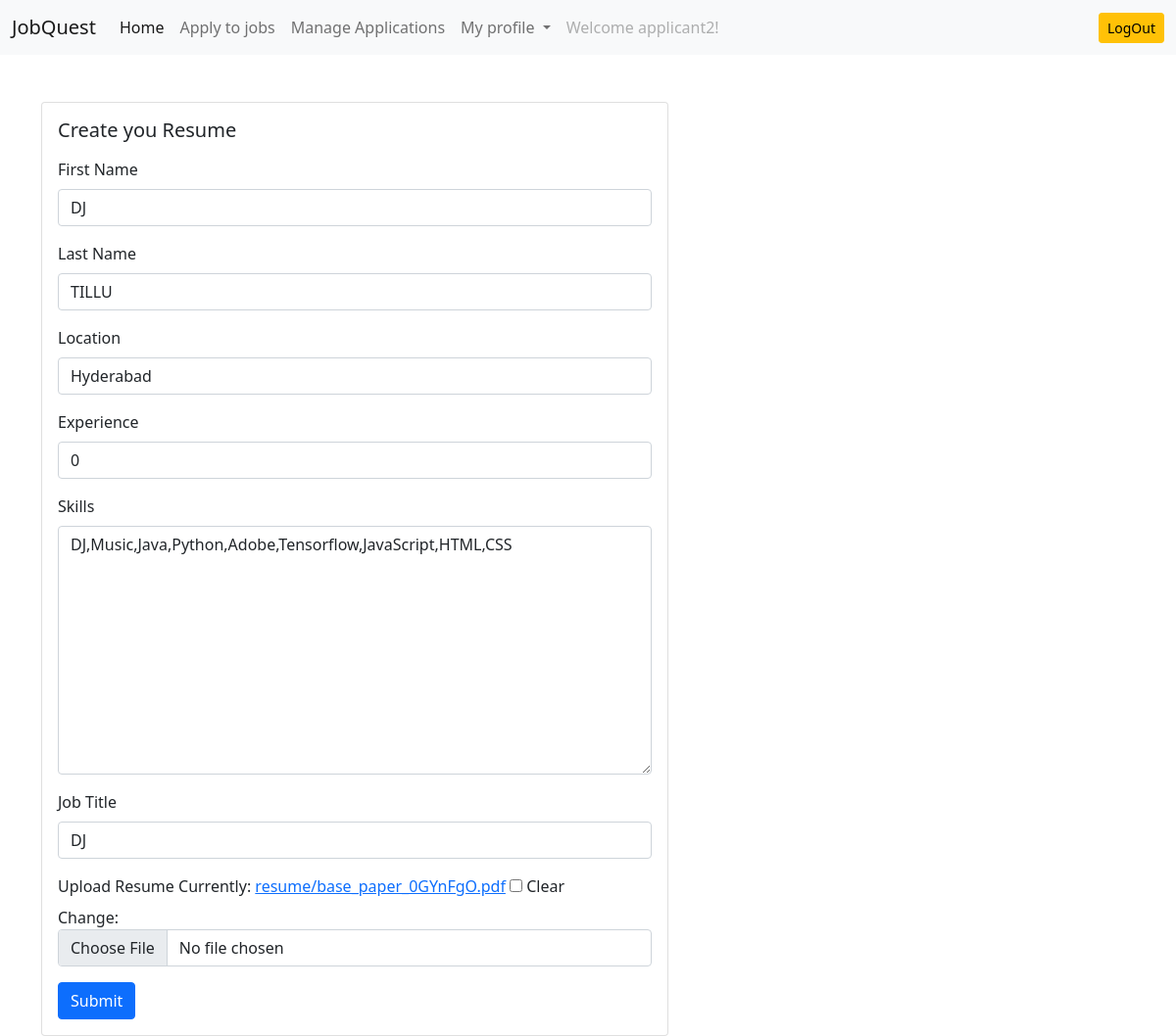
Screenshot of /resume/update-resume/ (signed in) with the database file from the repository.
### users/models.py (models this page shows)
class User(AbstractUser):
    email = models.EmailField(unique=True)
    is_recruiter = models.BooleanField(default=False)
    is_applicant = models.BooleanField(default=False)
    has_resume = models.BooleanField(default=False)
    has_company =  models.BooleanField(default=False)

### resume/models.py (models this page shows, shortened)
class Resume(models.Model):
    user = models.OneToOneField(User,on_delete=models.CASCADE)
    first_name = models.CharField(max_length=100, null =True, blank=True)
    last_name = models.CharField(max_length=100, null =True, blank=True)
    location = models.CharField(max_length=100, null =True, blank=True)
    job_title = models.CharField(max_length=100, null =True, blank=True)
    skills = models.TextField()
    experience = models.PositiveIntegerField(default=0)
    upload_resume = models.FileField(upload_to='resume', null =True, blank=True)

### resume/views.py (the view)
# urls.py: path('update-resume/', views.update_resume, name = 'update-resume'),
def update_resume(request):
    if request.user.is_applicant:
        resume =  Resume.objects.get(user=request.user)
        if request.method == 'POST':
            form = UpdateResumeForm(request.POST, request.FILES, instance=resume)
            if form.is_valid():
                var = form.save(commit=False)
                user = User.objects.get(pk=request.user.id)
                user.has_resume = True
                user.save()
                var.save()
                messages.info(request, 'Your resume has been updated')
                return redirect('dashboard')
            else:
                messages.warning(request, 'Something went wrong')
        else:
            form = UpdateResumeForm(instance=resume)
            context = {'form':form}
            return render(request,'resume/update_resume.html',context)
    else:
        messages.warning(request,'Permission denied')
        return redirect('dashboard')

### resume/form.py
class UpdateResumeForm(forms.ModelForm):
    class Meta:
        model = Resume
        exclude = ('user',)

### templates/resume/update_resume.html (shortened to what this page needs)
{% extends 'base.html' %}
{% load widget_tweaks %}
{% block content %}
<div class="row">
    <div class="col-md-6">
        <div class="card mx-auto" style="width: 40rem;">
            <div class="card-body">
                <h5 class="card-title mb-3"> Create you Resume</h5>
                <form method="POST" enctype="multipart/form-data">
                    <div class="mb-3">
                        <label for="exampleInputEmaila" class="form-label">First Name</label>
                        {% render_field form.first_name class="form-control" %}
                    </div>
                    <div class="mb-3">
                        <label for="exampleInputEmaila" class="form-label">Last Name</label>
                        {% render_field form.last_name class="form-control" %}
                    </div>
                    <div class="mb-3">
                        <label for="exampleInputEmaila" class="form-label">Location</label>
                        {% render_field form.location class="form-control" %}
                    </div>
                    <div class="mb-3">
                        <label for="exampleInputEmaila" class="form-label">Experience</label>
                        {% render_field form.experience class="form-control" %}
                    </div>
                    <div class="mb-3">
                        <label for="exampleInputEmaila" class="form-label">Skills</label>
                        {% render_field form.skills class="form-control" %}
                    </div>
                    <div class="mb-3">
                        <label for="exampleInputEmaila" class="form-label">Job Title</label>
                        {% render_field form.job_title class="form-control" %}
                    </div>
                    <div class="mb-3">
                        <label for="exampleInputEmaila" class="form-label">Upload Resume</label>
                        {% render_field form.upload_resume class="form-control" %}
                    </div>
                    <button type="submit" class="btn btn-primary"> Submit</button>
                </form>
            </div>
        </div>
    </div>
</div>
{% endblock content%}

### templates/base.html (shortened to what this page needs)
<!DOCTYPE html>
<html lang="en">
<head>
  <link href="https://cdn.jsdelivr.net/npm/bootstrap@5.0.2/dist/css/bootstrap.min.css" rel="stylesheet"
>
</head>
<body>
  <nav class="navbar navbar-expand-lg navbar-light bg-light">
    <div class="container-fluid">
      <a class="navbar-brand" href="{% url 'home' %}">JobQuest</a>
      <div class="collapse navbar-collapse" id="navbarSupportedContent">
        {% if request.user.is_authenticated %}
        {% if request.user.is_applicant %}
        <ul class="navbar-nav me-auto mb-2 mb-lg-0">
          <li class="nav-item">
            <a class="nav-link active" aria-current="page" href="{% url 'dashboard'  %}">Home</a>
          </li>
          {% if request.user.has_resume %}
          <li class="nav-item">
            <a class="nav-link" href="{% url 'job-listing'  %}">Apply to jobs</a>
          </li>
          <li class="nav-item">
            <a class="nav-link" aria-current="page" href="{% url 'applied-jobs' %}">Manage Applications</a>
          </li>
          {% else %}
          <li class="nav-item">
            <a class="nav-link" href="{% url 'update-resume' %}">Create resume</a>
          </li>
          {% endif %}
          <li class="nav-item dropdown">
            <a class="nav-link dropdown-toggle" href="#" id="navbarDropdown" role="button" data-bs-toggle="dropdown"
              aria-expanded="false">
              My profile
            </a>
          </li>
          <li class="nav-item">
            <a class="nav-link disabled" href="#" tabindex="-1" aria-disabled="true">
              Welcome {{ request.user.email|cut:'@'|slice:':-9' }}!
          </a>
          </li>
        </ul>
        <a href="{% url 'logout' %}" class="btn btn-warning btn-sm ">LogOut</a>
        {% endif %}
        {% endif %}
      </div>
    </div>
  </nav>
  <div class="container mt-5">
    {% block content %}
    {% endblock content %}
  </div>
</body>
</html>

### rows the page displays
User: user.email "applicant2"
Resume: first_name "DJ", last_name "TILLU", location "Hyderabad", experience "0", skills "DJ,Music,Java,Python,Adobe,Tensorflow,JavaScript,HTML,CSS", job_title "DJ"
